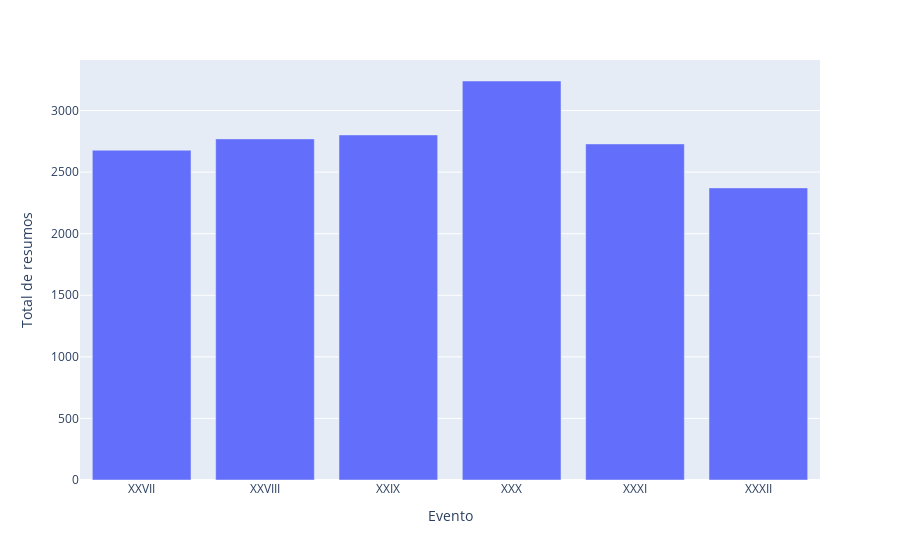

The code cell stored with this chart in its notebook:
### Markdown cell above
```python
fig = px.bar(dataframe, x='Coluna 1', y='Coluna 2')
```

### Code cell
# gráfico de barras com coluna x = Evento e y = Quantidade
fig = px.bar(df_evento, x='Evento', y='Total de resumos') 

fig.show()

### Figure 1 — Plotly figure (JSON) as saved in the notebook; plotly's stock layout.template omitted (floating-point values rounded to 4 significant figures)
{"data": [{"alignmentgroup": "True", "hovertemplate": "Evento=%{x}<br>Total de resumos=%{y}<extra></extra>", "legendgroup": "", "marker": {"color": "#636efa", "pattern": {"shape": ""}}, "name": "", "offsetgroup": "", "orientation": "v", "showlegend": false, "textposition": "auto", "type": "bar", "x": ["XXVII", "XXVIII", "XXIX", "XXX", "XXXI", "XXXII"], "xaxis": "x", "y": [2678, 2770, 2802, 3240, 2729, 2372], "yaxis": "y"}], "layout": {"barmode": "relative", "legend": {"tracegroupgap": 0}, "margin": {"t": 60}, "xaxis": {"anchor": "y", "domain": [0, 1], "title": {"text": "Evento"}}, "yaxis": {"anchor": "x", "domain": [0, 1], "title": {"text": "Total de resumos"}}}}
